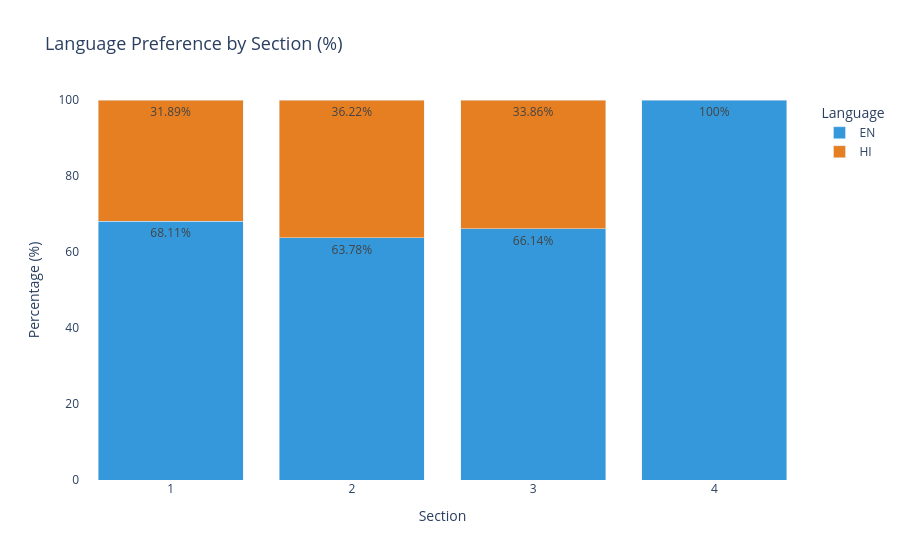

Here is the notebook cell this chart was saved with:
### Markdown cell above
## Analysis 3: Language Preference by Section

**Question:** Do candidates prefer English or Hindi across different sections?

This reveals whether language preference shifts based on subject difficulty — candidates may switch to their native language for harder sections.

### Code cell
df_lang = df.groupby(['question_section', 'question_language']).size().reset_index(name='count')
df_lang['pct'] = df_lang.groupby('question_section')['count'].transform(lambda x: round(x / x.sum() * 100, 2))

fig = px.bar(
    df_lang,
    x='question_section',
    y='pct',
    color='question_language',
    barmode='stack',
    title='Language Preference by Section (%)',
    labels={
        'question_section': 'Section',
        'pct': 'Percentage (%)',
        'question_language': 'Language'
    },
    color_discrete_map={
        'EN': '#3498DB',
        'HI': '#E67E22'
    },
    text='pct'
)

fig.update_traces(texttemplate='%{text}%', textposition='inside')
fig.update_layout(
    plot_bgcolor='white',
    title_font_size=18,
    xaxis=dict(tickmode='linear'),
    yaxis=dict(range=[0, 100])
)

fig.show()

### Figure 1 — Plotly figure (JSON) as saved in the notebook; plotly's stock layout.template omitted (floating-point values rounded to 4 significant figures)
{"data": [{"hovertemplate": "Language=EN<br>Section=%{x}<br>Percentage (%)=%{text}<extra></extra>", "legendgroup": "EN", "marker": {"color": "#3498DB", "pattern": {"shape": ""}}, "name": "EN", "orientation": "v", "showlegend": true, "text": [68.11, 63.78, 66.14, 100.0], "textposition": "inside", "texttemplate": "%{text}%", "type": "bar", "x": [1, 2, 3, 4], "xaxis": "x", "y": [68.11, 63.78, 66.14, 100.0], "yaxis": "y"}, {"hovertemplate": "Language=HI<br>Section=%{x}<br>Percentage (%)=%{text}<extra></extra>", "legendgroup": "HI", "marker": {"color": "#E67E22", "pattern": {"shape": ""}}, "name": "HI", "orientation": "v", "showlegend": true, "text": [31.89, 36.22, 33.86], "textposition": "inside", "texttemplate": "%{text}%", "type": "bar", "x": [1, 2, 3], "xaxis": "x", "y": [31.89, 36.22, 33.86], "yaxis": "y"}], "layout": {"barmode": "stack", "legend": {"title": {"text": "Language"}, "tracegroupgap": 0}, "plot_bgcolor": "white", "title": {"font": {"size": 18}, "text": "Language Preference by Section (%)"}, "xaxis": {"anchor": "y", "domain": [0, 1], "tickmode": "linear", "title": {"text": "Section"}}, "yaxis": {"anchor": "x", "domain": [0, 1], "range": [0, 100], "title": {"text": "Percentage (%)"}}}}
